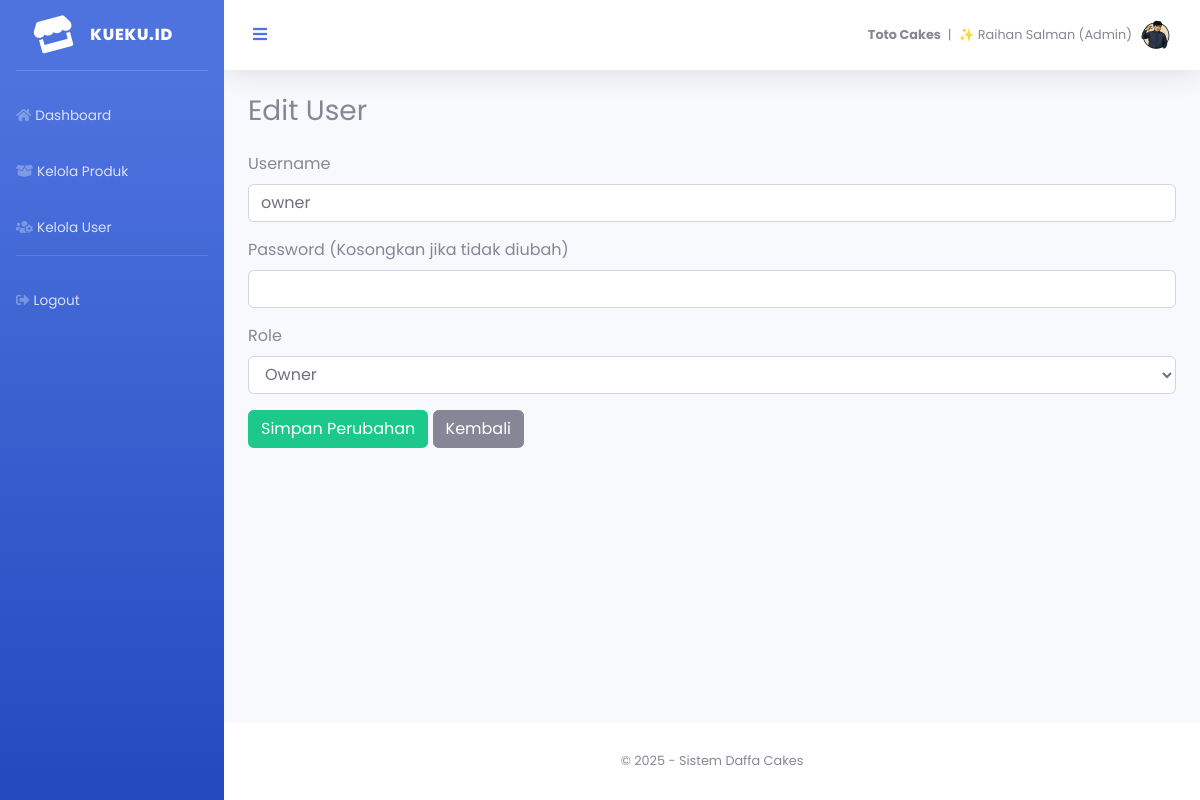
The app's page /views/user/edit_user.php?id=1 (signed in) with its own data.
### tables this page shows
CREATE TABLE `toko` (
  `id` int(11) NOT NULL,
  `nama_toko` varchar(100) NOT NULL
);

CREATE TABLE `user` (
  `user_id` int(11) NOT NULL,
  `username` varchar(50) NOT NULL,
  `password` varchar(255) NOT NULL,
  `role` enum('owner','admin','kasir') NOT NULL,
  `created_at` datetime DEFAULT current_timestamp(),
  `nama_lengkap` varchar(100) DEFAULT NULL,
  `foto` varchar(100) DEFAULT 'default.png'
);

### views/user/edit_user.php (the view, shortened to what this page needs)
<?php
require_once __DIR__ . '/../../config/koneksi.php';
$id = $_GET['id'];
$result = mysqli_query($conn, "SELECT * FROM user WHERE user_id = $id");
$data = mysqli_fetch_assoc($result);
?>
<?php include_once '../layouts/header.php'; include_once '../layouts/sidebar.php'; ?>
<div class="container-fluid">
    <h3 class="mb-4">Edit User</h3>
    <form action="proses_edit_user.php" method="POST">
        <div class="form-group">
            <label>Username</label>
            <input type="text" name="username" required value="<?= htmlspecialchars($data['username']) ?>" class="form-control">
        </div>
        <div class="form-group">
            <label>Password (Kosongkan jika tidak diubah)</label>
            <input type="password" name="password" class="form-control">
        </div>
        <div class="form-group">
            <label>Role</label>
            <select name="role" class="form-control" required>
                <option value="owner" <?= $data['role'] == 'owner' ? 'selected' : '' ?>>Owner</option>
            </select>
            </div>
        <button type="submit" class="btn btn-success">Simpan Perubahan</button>
        <a href="kelola_user.php" class="btn btn-secondary">Kembali</a>
    </form>
</div>
<?php include_once '../layouts/footer.php'; ?>

### views/layouts/sidebar.php (shortened to what this page needs)
<?php
$user = $_SESSION['user'];
$role = $user['role'];
$result = mysqli_query($conn, "SELECT nama_toko FROM toko WHERE id = 1");
$data_toko = mysqli_fetch_assoc($result);
$nama_toko = $data_toko['nama_toko'] ?? 'Toko Belum Diatur';
?>
<ul class="navbar-nav bg-gradient-primary sidebar sidebar-dark accordion" id="accordionSidebar">
    <a class="sidebar-brand d-flex align-items-center justify-content-center" href="#">
        <div class="sidebar-brand-icon rotate-n-15">
            <i class="fas fa-store"></i>
        </div>
        <div class="sidebar-brand-text mx-3">Kueku.id</div>
    </a>
    <hr class="sidebar-divider">
    <?php if ($role === 'owner'): ?>
        <?php if ($role === 'owner'): ?>
            <li class="nav-item">
                <a class="nav-link" href="/daffa_cakes/views/dashboard/owner/index.php">
                    <i class="fas fa-home"></i><span>Dashboard</span>
                </a>
            </li>
            <li class="nav-item">
                <a class="nav-link" href="/daffa_cakes/views/toko/kelola_toko.php">
                    <i class="fas fa-cogs"></i><span>Pengaturan Toko</span>
                </a>
            </li>
            <li class="nav-item">
                <a class="nav-link" href="/daffa_cakes/views/laporan/kelola_laporan.php">
                    <i class="fas fa-wrench"></i><span>Kelola Laporan</span>
                </a>
            </li>
<?php endif; ?>
    <?php elseif ($role === 'admin'): ?>
        <li class="nav-item">
            <a class="nav-link" href="/daffa_cakes/views/dashboard/admin/index.php">
                <i class="fas fa-home"></i><span>Dashboard</span>
            </a>
        </li>
        <li class="nav-item">
            <a class="nav-link" href="/daffa_cakes/views/produk/kelola_produk.php">
                <i class="fas fa-box-open"></i><span>Kelola Produk</span>
            </a>
        </li>
        <li class="nav-item">
                <a class="nav-link" href="/daffa_cakes/views/user/kelola_user.php">
                    <i class="fas fa-users-cog"></i><span>Kelola User</span>
                </a>
        </li>
    <?php endif; ?>
    <hr class="sidebar-divider d-none d-md-block">
    <li class="nav-item">
        <a class="nav-link" href="/daffa_cakes/logout.php">
            <i class="fas fa-sign-out-alt"></i><span>Logout</span>
        </a>
    </li>
</ul>
<div id="content-wrapper" class="d-flex flex-column">
    <div id="content">
        <nav class="navbar navbar-expand navbar-light bg-white topbar mb-4 static-top shadow">
            <button id="sidebarToggle" class="btn btn-link d-none d-md-inline rounded-circle mr-3">
                <i class="fa fa-bars"></i>
            </button>
            <ul class="navbar-nav ml-auto">
                <li class="nav-item dropdown no-arrow">
                    <a class="nav-link dropdown-toggle" href="#" id="userDropdown" role="button"
                       data-toggle="dropdown" aria-haspopup="true" aria-expanded="false">
                       <span class="mr-2 d-none d-lg-inline text-gray-600 small">
                            <strong><?= htmlspecialchars($nama_toko) ?></strong> &nbsp;|&nbsp;
                            ✨ <?= htmlspecialchars($user['nama_lengkap']) ?> (<?= ucfirst($user['role']) ?>)
                        </span>
                        <img class="img-profile rounded-circle"
                             src="/daffa_cakes/assets/img/user/<?= $user['foto'] ?? 'default.png'; ?>" width="30" height="30">
                    </a>
                </li>
            </ul>
        </nav>

### views/layouts/header.php (style rules this page uses)
body, .navbar, .sidebar, .card, .form-control, .btn, h1, h2, h3, h4, h5, h6 { font-family: 'Poppins', sans-serif !important; }

### records on screen
toko: nama_toko "Toto Cakes"
user: username "owner", role "Owner"

### other values on screen
$user['nama_lengkap'] "Raihan Salman"
$user['role'] "Admin"
